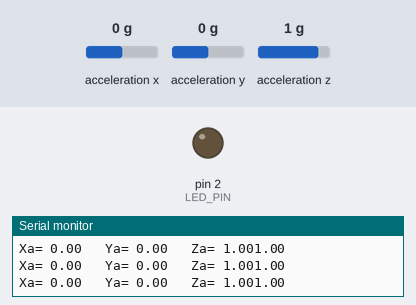
A sketch run on a simulated Arduino Uno, built with avr-gcc and run on an emulated ATmega328P. On the bench: output pins drawn as LEDs (lit = HIGH), the last lines printed to the serial monitor. Wiring (inferred from the names in the program): ADXL345 accelerometer at I2C address 0x53. The inputs (shaded band) are chosen by the test bench; at power-on: acceleration z 1 g, acceleration x 0 g, acceleration y 0 g.

Above: at 1.2 s.
1.3 s: acceleration z set to 0 g
At 1.8 s:
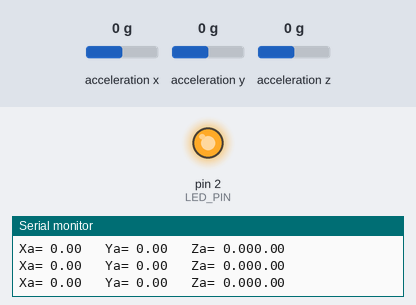
2.8 s: acceleration x set to -1.4 g
At 3.2 s:
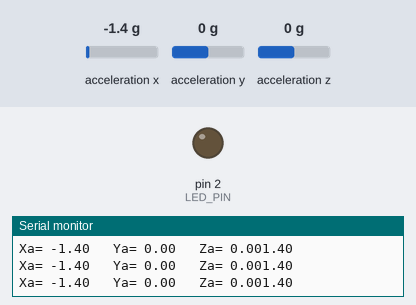
4.3 s: acceleration x set to 0 g
At 5.6 s:
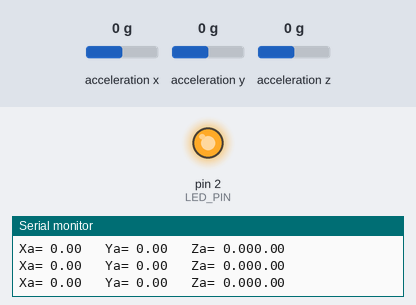
Timing chart, 0 to 7.3 s (numbered marks = the images above; inputs shaded):
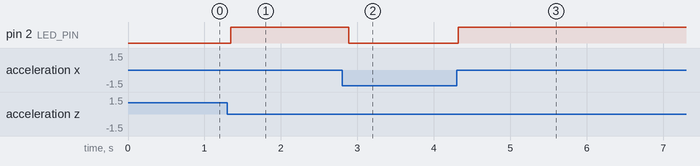

Measured:
- after the input at 1.3 s, pin 2 (LED_PIN): LOW → HIGH after 0.05 s
- after the input at 2.8 s, pin 2 (LED_PIN): HIGH → LOW after 0.09 s
- after the input at 4.3 s, pin 2 (LED_PIN): LOW → HIGH at once

The sketch:

main.ino
```cpp
#include <Wire.h>
int ADXL345 = 0x53;
int LED_PIN = 2;
float X_out, Y_out, Z_out;

void setup() {
  Serial.begin(9600);
  Wire.begin();
  pinMode(LED_PIN, OUTPUT);
  digitalWrite(LED_PIN, LOW);
  Wire.beginTransmission(ADXL345);
  Wire.write(0x2D);
  Wire.write(8);
  Wire.endTransmission();
  delay(10);
}

void loop() {
  Wire.beginTransmission(ADXL345);
  Wire.write(0x32);
  Wire.endTransmission(false);
  Wire.requestFrom(ADXL345, 6, true);

  X_out = ( Wire.read()| Wire.read() << 8); // X-axis value
  X_out = X_out/256; //For a range of +-2g, we need to divide the raw values by 256, according to the datasheet
  Y_out = ( Wire.read()| Wire.read() << 8); // Y-axis value
  Y_out = Y_out/256;
  Z_out = ( Wire.read()| Wire.read() << 8); // Z-axis value
  Z_out = Z_out/256;

  float zero_gravity = sqrt(X_out * X_out + Y_out * Y_out + Z_out * Z_out);
  Serial.print("Xa= "); Serial.print(X_out);
  Serial.print("   Ya= "); Serial.print(Y_out);
  Serial.print("   Za= "); Serial.print(Z_out);
  Serial.println(zero_gravity);
  if (zero_gravity < 0.1) {
    digitalWrite(LED_PIN, HIGH);
  } else {
    digitalWrite(LED_PIN, LOW);
  }

  delay(100);
}
```
